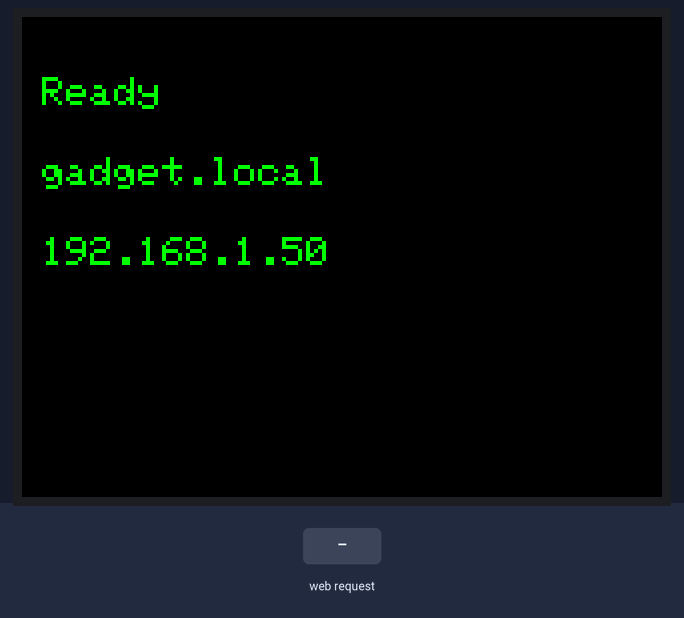
A sketch run on a simulated ESP32-S3. Shown: 320×240 colour display. The inputs (shaded band) are chosen by the test bench. WiFi joins after 1.5 s; servers stay silent unless stated; what the sketch prints to the serial monitor is not drawn.

Above: at 8.2 s.
8.3 s: HTTP request GET /clear received
At 9.3 s:
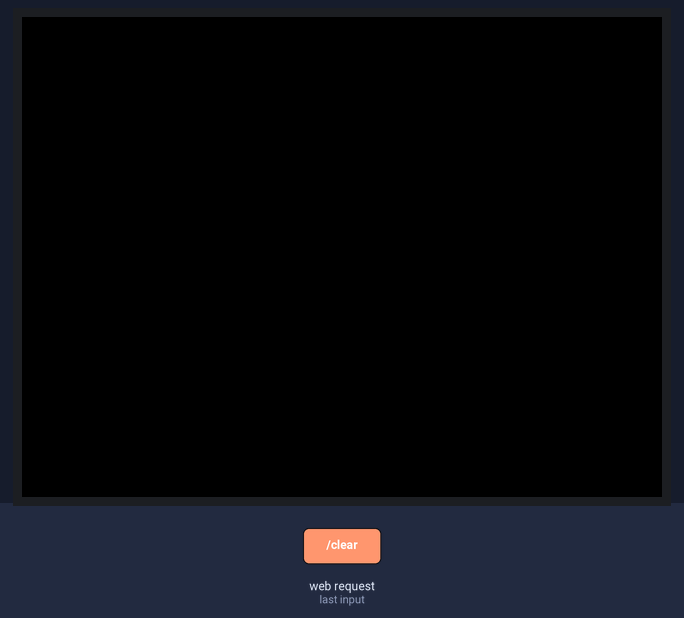
9.8 s: HTTP request GET /test received
At 11.2 s:
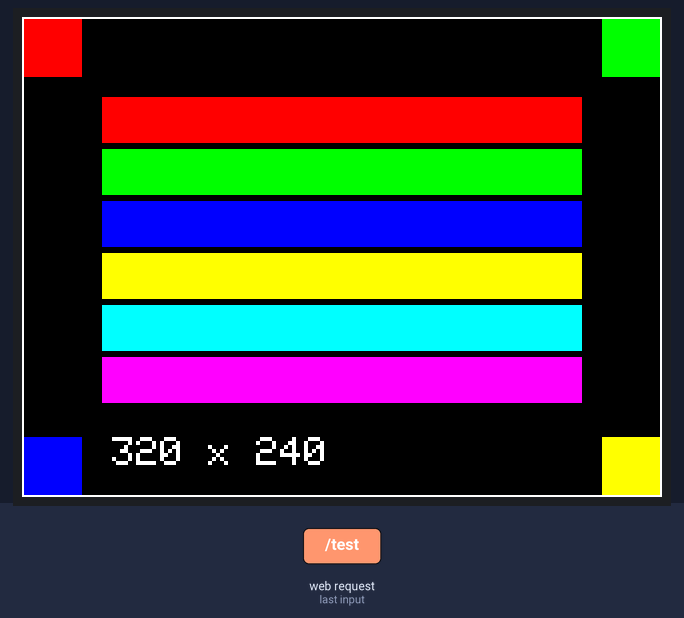
Timing chart, 0 to 12.8 s (numbered marks = the images above; inputs shaded):
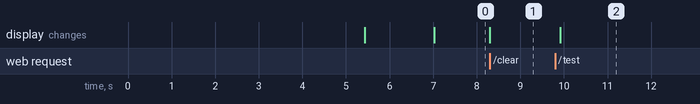

The sketch:

TFT_experiment.ino
```cpp
/*
 * TFT Stream Portal  -  ESP32-S3 + ST7789 (2.4" 240x320 V1.3 board)
 *
 * Browser se video, image, camera feed aur drawing seedhe TFT pe stream karta hai.
 * Screen ka size code khud detect karta hai, toh koi bhi rotation chalega.
 *
 * Libraries (Library Manager se):
 *   - Adafruit GFX Library
 *   - Adafruit ST7735 and ST7789 Library
 *   - WebSockets  (by Markus Sattler)
 *
 * Wiring (ESP32-S3):
 *   CS -> 10,  DC -> 9,  RST -> 13,  SCK -> 12,  SDA -> 11
 *   LED -> 3.3V,  VCC -> 3.3V,  GND -> GND
 */

#include <WiFi.h>
#include <WebServer.h>
#include <ESPmDNS.h>
#include <WebSocketsServer.h>
#include <SPI.h>
#include <Adafruit_GFX.h>
#include <Adafruit_ST7789.h>

// ---------------- WIFI ----------------
const char* ssid     = "YOUR WIFI NAME";   // <-- apna WiFi naam
const char* password = "WiFi Password";          // <-- apna WiFi password

// ---------------- DISPLAY ----------------
#define TFT_CS   10
#define TFT_DC    9
#define TFT_RST  13
#define TFT_SCLK 12
#define TFT_MOSI 11

#define SPI_HZ 20000000

// ===== agar kuch galat lage to sirf ye teen badlo =====

// 1 aur 3 dono landscape hain. Ulta lage to doosra try karo.
#define TFT_ROTATION 3

// Sab kuch ulta (kaala safed, safed kaala) -> false kar do
#define INVERT_DISPLAY false

// Red aur blue badle hue lagein -> 1 kar do
#define SWAP_RED_BLUE 0

// Boot pe test pattern dikhaye. 0 = band.
#define SHOW_TEST_PATTERN 1

Adafruit_ST7789 tft = Adafruit_ST7789(TFT_CS, TFT_DC, TFT_RST);
WebServer server(80);
WebSocketsServer webSocket(81);

// setup() mein bhare jaate hain
int scrW = 0, scrH = 0;      // asli screen size
int srcW = 0, srcH = 0;      // stream frame = screen ka aadha
int bandH = 0;               // ek band = srcH / 4 rows
int bandBytes = 0;           // srcW * bandH * 2

// Do rows ka scratch buffer (max 320 wide)
uint16_t lineBuf[320 * 2];

// ---------------- WEB PORTAL ----------------
const char htmlPage[] PROGMEM = R"rawliteral(
<!DOCTYPE html>
<html>
<head>
  <meta name="viewport" content="width=device-width, initial-scale=1">
  <title>TFT Stream Portal</title>
  <style>
    body { font-family:'Courier New',monospace; background:#0d0d0d; color:#00ff00;
           text-align:center; margin:0; padding:10px; }
    h2 { border-bottom:2px solid #00ff00; padding-bottom:10px; }
    button { background:#1a1a1a; border:1px solid #00ff00; color:#00ff00; padding:12px 20px;
             font-size:14px; margin:5px; border-radius:4px; cursor:pointer;
             transition:.2s; font-weight:bold; }
    button:hover { background:#00ff00; color:#000; }
    button:focus-visible { outline:2px solid #fff; outline-offset:2px; }
    .panel { border:1px dashed #00ff00; padding:15px; margin:15px auto; width:90%;
             max-width:560px; border-radius:8px; background:#111; }
    input[type=file] { display:none; }
    .file-label { background:#222; border:1px solid #00ff00; padding:8px 15px;
                  border-radius:4px; cursor:pointer; display:inline-block; margin-top:10px; }
    input[type=range] { width:90%; padding:8px; margin:10px 0; background:#222;
                        color:#00ff00; border:1px solid #00ff00; border-radius:4px; }
    #previewCanvas, #drawCanvas {
      display:block; margin:10px auto; border:1px solid #00ff00; background:#000;
      image-rendering:pixelated; cursor:crosshair; touch-action:none; max-width:100%;
    }
    #drawCanvas { display:none; }
    .tab-btn { width:40%; font-size:12px; padding:8px; }
    .active-tab { background:#00ff00; color:#000; }
  </style>
</head>
<body>
  <h2>TFT Stream Portal</h2>

  <div class="panel">
    <div>
      <button id="tabVideo" class="tab-btn active-tab" onclick="switchTab('video')">Camera / Media</button>
      <button id="tabDraw" class="tab-btn" onclick="switchTab('draw')">Draw</button>
    </div>

    <div id="videoSection">
      <button onclick="startCamera()">Start webcam</button>
      <label class="file-label">
        <input type="file" id="mediaInput" accept="video/*,image/*"> Upload video or image
      </label>

      <video id="sourceVideo" autoplay loop muted playsinline style="display:none;"></video>
      <img id="sourceImage" style="display:none;">

      <br><label>Rotation: <span id="rotVal">0</span> deg</label>
      <input type="range" id="rotation" min="0" max="360" value="0">

      <br><label>Zoom: <span id="zoomVal">1.0</span>x</label>
      <input type="range" id="zoom" min="0.1" max="5.0" step="0.1" value="1.0">

      <br><label>Brightness: <span id="brightVal">1.0</span>x</label>
      <input type="range" id="brightness" min="0.2" max="2.5" step="0.1" value="1.0">

      <label style="display:inline-block;margin-top:10px;">
        <input type="checkbox" id="fillScreen" checked> Fill the whole screen (crop edges)
      </label>
      <label style="display:inline-block;margin-top:10px;">
        <input type="checkbox" id="grayscale"> Grayscale
      </label>
    </div>

    <div id="drawSection" style="display:none;">
      <button onclick="clearCanvas()">Clear board</button>
      <input type="color" id="penColor" value="#00ff00">
      <canvas id="drawCanvas"></canvas>
      <p style="font-size:11px;margin:0;color:#aaa;">Pen uthate hi stroke TFT pe chala jaata hai.</p>
    </div>

    <h4 id="dimLabel">Connecting...</h4>
    <canvas id="previewCanvas"></canvas>

    <button id="streamBtn" onclick="toggleStream()" style="width:100%;font-size:18px;padding:15px;margin-top:10px;">
      Start live stream
    </button>
    <button onclick="sendBands()">Send one frame</button>
    <button onclick="fetch('/clear')">Blank the TFT</button>
    <button onclick="fetch('/test')">Test pattern</button>
    <p id="status" style="margin-top:10px;"></p>
  </div>

<script>
// Ye values ESP32 se aati hain
let SRC_W = 160, SRC_H = 120, BAND_H = 30;
const BANDS = 4;
let bandBuf = null;

const video   = document.getElementById('sourceVideo');
const image   = document.getElementById('sourceImage');
const preview = document.getElementById('previewCanvas');
const pctx    = preview.getContext('2d', { willReadFrequently: true });
const drawCv  = document.getElementById('drawCanvas');
const dctx    = drawCv.getContext('2d', { willReadFrequently: true });

let isStreaming = false, currentTab = 'video', isDrawing = false, mediaType = 'none';
let ws = null;

function setStatus(t) { document.getElementById('status').innerText = t; }

fetch('/dims').then(r => r.json()).then(d => {
  SRC_W = d.srcW; SRC_H = d.srcH; BAND_H = d.bandH;
  bandBuf = new Uint8Array(SRC_W * BAND_H * 2 + 1);

  [preview, drawCv].forEach(c => {
    c.width = SRC_W; c.height = SRC_H;
    c.style.width = (SRC_W * 2) + 'px';
    c.style.height = (SRC_H * 2) + 'px';
  });

  dctx.fillStyle = '#000'; dctx.fillRect(0, 0, SRC_W, SRC_H);
  dctx.lineWidth = 3; dctx.lineCap = 'round'; dctx.lineJoin = 'round';

  document.getElementById('dimLabel').innerText =
    'TFT preview (' + SRC_W + 'x' + SRC_H + ' -> ' + d.scrW + 'x' + d.scrH + ')';

  ws = new WebSocket('ws://' + window.location.hostname + ':81/');
  ws.binaryType = 'arraybuffer';
  ws.onopen  = () => setStatus('WebSocket connected. Link stable.');
  ws.onclose = () => setStatus('WebSocket disconnected. Refresh the page.');
}).catch(() => setStatus('Could not read screen size from the board.'));

function switchTab(tab) {
  currentTab = tab;
  document.getElementById('videoSection').style.display = tab === 'video' ? 'block' : 'none';
  document.getElementById('drawSection').style.display  = tab === 'draw'  ? 'block' : 'none';
  document.getElementById('tabVideo').className = tab === 'video' ? 'tab-btn active-tab' : 'tab-btn';
  document.getElementById('tabDraw').className  = tab === 'draw'  ? 'tab-btn active-tab' : 'tab-btn';
  preview.style.display = tab === 'video' ? 'block' : 'none';
  drawCv.style.display  = tab === 'draw'  ? 'block' : 'none';
  document.getElementById('streamBtn').style.display = tab === 'video' ? 'block' : 'none';
}

// ---------- drawing ----------
function posOf(canvas, evt) {
  const r = canvas.getBoundingClientRect();
  return { x: (evt.clientX - r.left) / (r.width / SRC_W),
           y: (evt.clientY - r.top)  / (r.height / SRC_H) };
}
function startDrawing(e) {
  isDrawing = true;
  dctx.strokeStyle = document.getElementById('penColor').value;
  const p = posOf(drawCv, e);
  dctx.beginPath(); dctx.moveTo(p.x, p.y);
}
function draw(e) {
  if (!isDrawing) return;
  const p = posOf(drawCv, e);
  dctx.lineTo(p.x, p.y); dctx.stroke();
}
function stopDrawing() {
  if (isDrawing) sendBands();
  isDrawing = false;
}
drawCv.addEventListener('mousedown', startDrawing);
drawCv.addEventListener('mousemove', draw);
drawCv.addEventListener('mouseup', stopDrawing);
drawCv.addEventListener('mouseleave', stopDrawing);
drawCv.addEventListener('touchstart', e => { e.preventDefault(); startDrawing(e.touches[0]); }, {passive:false});
drawCv.addEventListener('touchmove',  e => { e.preventDefault(); draw(e.touches[0]); }, {passive:false});
drawCv.addEventListener('touchend',   e => { e.preventDefault(); stopDrawing(); }, {passive:false});

function clearCanvas() {
  dctx.fillStyle = '#000'; dctx.fillRect(0, 0, SRC_W, SRC_H);
  sendBands();
}

// ---------- media input ----------
async function startCamera() {
  try {
    if (!navigator.mediaDevices) throw new Error('no camera api');
    const stream = await navigator.mediaDevices.getUserMedia({ video: { facingMode: 'environment' } });
    mediaType = 'video';
    video.srcObject = stream; video.play();
    setStatus('Camera active.');
  } catch (err) {
    setStatus('Camera needs an HTTPS link. Upload an image or video instead.');
  }
}

document.getElementById('mediaInput').addEventListener('change', function (e) {
  if (!e.target.files.length) return;
  const file = e.target.files[0];
  const url  = URL.createObjectURL(file);
  if (file.type.startsWith('video')) {
    mediaType = 'video'; video.srcObject = null; video.src = url; video.play();
  } else {
    mediaType = 'image'; image.src = url;
  }
  setStatus('Loaded ' + file.name);
});

['rotation','zoom','brightness'].forEach(id => {
  document.getElementById(id).addEventListener('input', e => {
    const map = { rotation:'rotVal', zoom:'zoomVal', brightness:'brightVal' };
    document.getElementById(map[id]).innerText = e.target.value;
  });
});

// ---------- frame processing ----------
function drawSource() {
  pctx.fillStyle = '#000';
  pctx.fillRect(0, 0, SRC_W, SRC_H);
  const src = mediaType === 'video' ? video : (mediaType === 'image' ? image : null);
  if (!src) return;
  const sw = src.videoWidth || src.naturalWidth;
  const sh = src.videoHeight || src.naturalHeight;
  if (!sw || !sh) return;

  const rot  = +document.getElementById('rotation').value * Math.PI / 180;
  const zoom = +document.getElementById('zoom').value;
  const fill = document.getElementById('fillScreen').checked;

  const fit  = fill ? Math.max(SRC_W / sw, SRC_H / sh)
                    : Math.min(SRC_W / sw, SRC_H / sh);
  const s = fit * zoom;

  pctx.save();
  pctx.translate(SRC_W / 2, SRC_H / 2);
  pctx.rotate(rot);
  pctx.scale(s, s);
  pctx.drawImage(src, -sw / 2, -sh / 2);
  pctx.restore();
}

function rgb565(r, g, b) {
  return ((r & 0xF8) << 8) | ((g & 0xFC) << 3) | (b >> 3);
}

function sendBands() {
  if (!ws || ws.readyState !== WebSocket.OPEN) { setStatus('WebSocket not connected.'); return; }
  const ctx = currentTab === 'draw' ? dctx : pctx;
  if (currentTab === 'video') drawSource();

  const bright = +document.getElementById('brightness').value;
  const gray   = document.getElementById('grayscale').checked;
  const img    = ctx.getImageData(0, 0, SRC_W, SRC_H).data;

  for (let band = 0; band < BANDS; band++) {
    bandBuf[0] = band;
    let o = 1;
    const start = band * BAND_H * SRC_W * 4;
    for (let i = 0; i < BAND_H * SRC_W; i++) {
      let r = img[start + i * 4], g = img[start + i * 4 + 1], b = img[start + i * 4 + 2];
      if (gray) { const l = (r * 0.299 + g * 0.587 + b * 0.114); r = g = b = l; }
      r = Math.min(255, r * bright); g = Math.min(255, g * bright); b = Math.min(255, b * bright);
      const c = rgb565(r | 0, g | 0, b | 0);
      bandBuf[o++] = c >> 8;
      bandBuf[o++] = c & 0xFF;
    }
    ws.send(bandBuf);
  }
}

function streamLoop() {
  if (!isStreaming) return;
  sendBands();
  setStatus('Streaming at ' + new Date().toLocaleTimeString());
  setTimeout(streamLoop, 80);
}

function toggleStream() {
  isStreaming = !isStreaming;
  const btn = document.getElementById('streamBtn');
  if (isStreaming) {
    btn.innerText = 'Stop live stream';
    btn.style.background = '#ff0000'; btn.style.color = '#fff';
    streamLoop();
  } else {
    btn.innerText = 'Start live stream';
    btn.style.background = '#1a1a1a'; btn.style.color = '#00ff00';
    setStatus('Stream paused.');
  }
}

setInterval(() => { if (!isStreaming && currentTab === 'video') drawSource(); }, 60);
</script>
</body>
</html>
)rawliteral";

// ---------------- COLOUR + TEST ----------------
static inline uint16_t fixColor(uint16_t c) {
#if SWAP_RED_BLUE
  return ((c & 0x001F) << 11) | (c & 0x07E0) | ((c & 0xF800) >> 11);
#else
  return c;
#endif
}

uint16_t rgb(uint8_t r, uint8_t g, uint8_t b) {
  return fixColor(((r & 0xF8) << 8) | ((g & 0xFC) << 3) | (b >> 3));
}

void testPattern() {
  tft.fillScreen(ST77XX_BLACK);

  tft.fillRect(0, 0, 30, 30, rgb(255, 0, 0));                    // LAAL
  tft.fillRect(scrW - 30, 0, 30, 30, rgb(0, 255, 0));            // HARA
  tft.fillRect(0, scrH - 30, 30, 30, rgb(0, 0, 255));            // NEELA
  tft.fillRect(scrW - 30, scrH - 30, 30, 30, rgb(255, 255, 0));  // PEELA

  tft.drawRect(0, 0, scrW, scrH, rgb(255, 255, 255));

  int barH = (scrH - 80) / 6;
  const uint8_t bars[6][3] = { {255,0,0}, {0,255,0}, {0,0,255},
                               {255,255,0}, {0,255,255}, {255,0,255} };
  for (int i = 0; i < 6; i++) {
    tft.fillRect(40, 40 + i * barH, scrW - 80, barH - 3,
                 rgb(bars[i][0], bars[i][1], bars[i][2]));
  }

  tft.setTextColor(ST77XX_WHITE, ST77XX_BLACK);
  tft.setTextSize(2);
  tft.setCursor(45, scrH - 30);
  tft.print(scrW); tft.print(" x "); tft.print(scrH);
}

// ---------------- STREAM RENDERING ----------------
// Ek source row -> do screen rows (2x upscale)
void renderBand(uint8_t band, uint8_t *data) {
  for (int row = 0; row < bandH; row++) {
    uint8_t *src = data + row * srcW * 2;
    for (int x = 0; x < srcW; x++) {
      uint16_t c = fixColor(((uint16_t)src[x * 2] << 8) | src[x * 2 + 1]);
      lineBuf[x * 2]            = c;
      lineBuf[x * 2 + 1]        = c;
      lineBuf[scrW + x * 2]     = c;
      lineBuf[scrW + x * 2 + 1] = c;
    }
    tft.drawRGBBitmap(0, band * bandH * 2 + row * 2, lineBuf, scrW, 2);
  }
}

void webSocketEvent(uint8_t num, WStype_t type, uint8_t *payload, size_t length) {
  if (type == WStype_BIN && length == (size_t)(bandBytes + 1)) {
    uint8_t band = payload[0];
    if (band >= 4) return;
    renderBand(band, payload + 1);
  }
}

// ---------------- SETUP ----------------
void setup() {
  Serial.begin(115200);

  // MISO -1 rakha hai taaki GPIO13 reset ke liye free rahe
  SPI.begin(TFT_SCLK, -1, TFT_MOSI, -1);

  tft.init(240, 320);              // panel native size
  tft.setSPISpeed(SPI_HZ);
  tft.setRotation(TFT_ROTATION);
  tft.invertDisplay(INVERT_DISPLAY);

  // Screen ka asli size yahin se aata hai - kahin hardcode nahi
  scrW  = tft.width();
  scrH  = tft.height();
  srcW  = scrW / 2;
  srcH  = scrH / 2;
  bandH = srcH / 4;
  bandBytes = srcW * bandH * 2;

  Serial.printf("Screen %dx%d | stream %dx%d | band %d rows, %d bytes\n",
                scrW, scrH, srcW, srcH, bandH, bandBytes);

  tft.fillScreen(ST77XX_BLACK);

#if SHOW_TEST_PATTERN
  testPattern();
  delay(5000);
  tft.fillScreen(ST77XX_BLACK);
#endif

  tft.setTextColor(ST77XX_GREEN, ST77XX_BLACK);
  tft.setTextSize(2);
  tft.setCursor(10, 40);
  tft.println("Connecting WiFi");

  WiFi.mode(WIFI_STA);
  WiFi.begin(ssid, password);
  while (WiFi.status() != WL_CONNECTED) { delay(500); Serial.print("."); }

  Serial.println();
  Serial.print("IP address: ");
  Serial.println(WiFi.localIP());

  if (MDNS.begin("gadget")) {
    MDNS.addService("http", "tcp", 80);
    Serial.println("mDNS ready at http://gadget.local");
  }

  webSocket.begin();
  webSocket.onEvent(webSocketEvent);

  server.on("/", []() { server.send(200, "text/html", htmlPage); });

  server.on("/dims", []() {
    char buf[128];
    snprintf(buf, sizeof(buf),
             "{\"scrW\":%d,\"scrH\":%d,\"srcW\":%d,\"srcH\":%d,\"bandH\":%d}",
             scrW, scrH, srcW, srcH, bandH);
    server.send(200, "application/json", buf);
  });

  server.on("/clear", []() {
    tft.fillScreen(ST77XX_BLACK);
    server.send(200, "text/plain", "ok");
  });

  server.on("/test", []() {
    testPattern();
    server.send(200, "text/plain", "ok");
  });

  server.begin();

  tft.fillScreen(ST77XX_BLACK);
  tft.setTextColor(ST77XX_GREEN, ST77XX_BLACK);
  tft.setTextSize(2);
  tft.setCursor(10, 30);
  tft.println("Ready");
  tft.setCursor(10, 70);
  tft.println("gadget.local");
  tft.setCursor(10, 110);
  tft.println(WiFi.localIP());
}

void loop() {
  webSocket.loop();
  server.handleClient();
}
```

Measured:
- after the input at 8.3 s, the display: changes at once (image 1)
- after the input at 9.8 s, the display: changes after 0.12 s (image 2)
